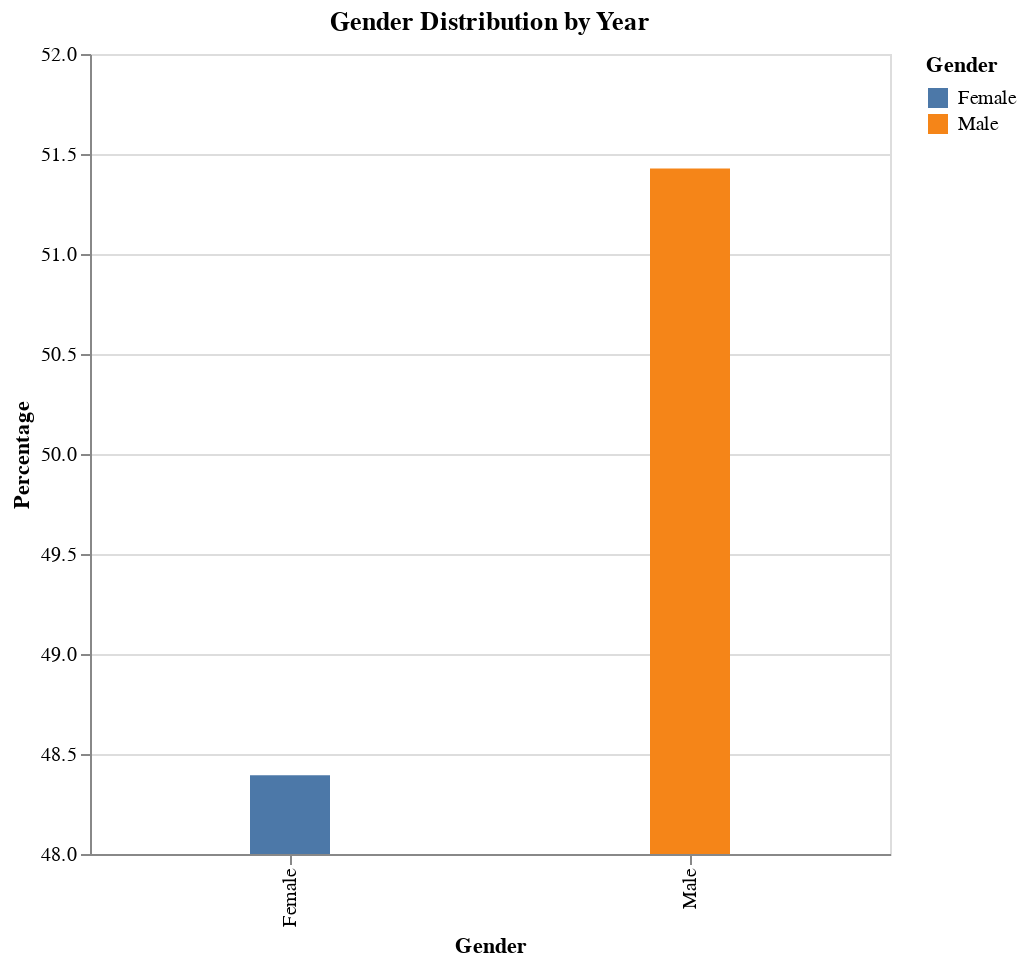

The notebook cell this image was saved under:
### Markdown cell above
The chart looked better. Finally, we added a hover effect to provide more details for the finalization of our interactive gender distribution plot. A similar approach was applied to build the interactive race distribution plot then.

### Code cell
year_dropdown = alt.binding_select(options = df_3_year['YEAR'].unique(), name = "Year: ")
year_select = alt.selection_single(fields = ['YEAR'], bind = year_dropdown, name = "Select", value = 2021)

gender_chart = alt.Chart(df_3_year).transform_fold(
    fold = ['PER_FEMALE', 'PER_MALE'],
    as_ = ['Gender', 'Percentage']
).transform_calculate(
    Gender_Label = "datum.Gender=='PER_FEMALE' ? 'Female' : 'Male'"
).mark_bar(clip = True).encode(
    x = alt.X('Gender_Label:N', title = 'Gender'),
    y = alt.Y('Percentage:Q', title = 'Percentage', scale = alt.Scale(domain = (48, 52))),
    color = alt.Color('Gender:N', legend = alt.Legend(title = 'Gender', labelExpr = "datum.value=='PER_FEMALE' ? 'Female' : 'Male'"),
                      scale = alt.Scale(domain = ['PER_FEMALE', 'PER_MALE'])),
    tooltip = [alt.Tooltip('Percentage:Q', format = '.2f')],
    size = alt.value(40)
).add_selection(
    year_select
).transform_filter(
    year_select
).properties(
    width = 400,
    height = 400,
    title = 'Gender Distribution by Year'
)

#gender_chart.save('gender.json')
gender_chart

### Figure 1 — Vega-Lite specification as saved in the notebook (floating-point values rounded to 4 significant figures)
{"config": {"view": {"continuousWidth": 300, "continuousHeight": 300}}, "data": {"name": "data-52988b207dc3d5b906b177f7ed15b7d6"}, "mark": {"type": "bar", "clip": true}, "encoding": {"color": {"field": "Gender", "legend": {"labelExpr": "datum.value=='PER_FEMALE' ? 'Female' : 'Male'", "title": "Gender"}, "scale": {"domain": ["PER_FEMALE", "PER_MALE"]}, "type": "nominal"}, "size": {"value": 40}, "tooltip": [{"field": "Percentage", "format": ".2f", "type": "quantitative"}], "x": {"field": "Gender_Label", "title": "Gender", "type": "nominal"}, "y": {"field": "Percentage", "scale": {"domain": [48, 52]}, "title": "Percentage", "type": "quantitative"}}, "height": 400, "params": [{"name": "Select", "select": {"type": "point", "fields": ["YEAR"]}, "bind": {"input": "select", "options": [2021.0, 2022.0, 2023.0], "name": "Year: "}, "value": 2021}], "title": "Gender Distribution by Year", "transform": [{"fold": ["PER_FEMALE", "PER_MALE"], "as": ["Gender", "Percentage"]}, {"calculate": "datum.Gender=='PER_FEMALE' ? 'Female' : 'Male'", "as": "Gender_Label"}, {"filter": {"param": "Select"}}], "width": 400, "$schema": "https://vega.github.io/schema/vega-lite/v5.8.0.json", "datasets": {"data-52988b207dc3d5b906b177f7ed15b7d6": [{"YEAR": 2021, "ENTITY_CD": 350800000000.0, "NUM_ELL": 240.9, "PER_ELL": 8.436, "NUM_AM_IND": 18.36, "PER_AM_IND": 0.7248, "NUM_BLACK": 403.9, "PER_BLACK": 16.23, "NUM_HISP": 710.3, "PER_HISP": 25.56, "NUM_ASIAN": 259.3, "PER_ASIAN": 6.986, "NUM_WHITE": 961.3, "PER_WHITE": 47.17, "NUM_Multi": 69.96, "PER_Multi": 3.083, "NUM_SWD": 450.5, "PER_SWD": 19.26, "NUM_FEMALE": 1179.0, "PER_FEMALE": 48.39, "NUM_MALE": 1244.0, "PER_MALE": 51.43, "NUM_NONBINARY": null, "PER_NONBINARY": null, "NUM_ECDIS": 1418.0, "PER_ECDIS": 56.73, "NUM_MIGRANT": 1.56, "PER_MIGRANT": 0.09402, "NUM_HOMELESS": 102.7, "PER_HOMELESS": 4.029, "NUM_FOSTER": 8.725, "PER_FOSTER": 0.418, "NUM_ARMED": 5.631, "PER_ARMED": 0.2593}, {"YEAR": 2022, "ENTITY_CD": 350700000000.0, "NUM_ELL": 247.5, "PER_ELL": 9.021, "NUM_AM_IND": 17.86, "PER_AM_IND": 0.7454, "NUM_BLACK": 384.2, "PER_BLACK": 16.14, "NUM_HISP": 699.4, "PER_HISP": 26.12, "NUM_ASIAN": 252.7, "PER_ASIAN": 7.091, "NUM_WHITE": 930.5, "PER_WHITE": 46.48, "NUM_Multi": 72.7, "PER_Multi": 3.246, "NUM_SWD": 444.2, "PER_SWD": 19.63, "NUM_FEMALE": 1147.0, "PER_FEMALE": 48.4, "NUM_MALE": 1210.0, "PER_MALE": 51.46, "NUM_NONBINARY": 0.27, "PER_NONBINARY": 0.007419, "NUM_ECDIS": 1351.0, "PER_ECDIS": 55.85, "NUM_MIGRANT": 1.663, "PER_MIGRANT": 0.09464, "NUM_HOMELESS": 95.89, "PER_HOMELESS": 3.931, "NUM_FOSTER": 8.545, "PER_FOSTER": 0.4068, "NUM_ARMED": 7.539, "PER_ARMED": 0.3031}, {"YEAR": 2023, "ENTITY_CD": 350700000000.0, "NUM_ELL": 244.8, "PER_ELL": 9.111, "NUM_AM_IND": 17.73, "PER_AM_IND": 0.7429, "NUM_BLACK": 370.7, "PER_BLACK": 16.05, "NUM_HISP": 703.8, "PER_HISP": 26.67, "NUM_ASIAN": 252.1, "PER_ASIAN": 7.179, "NUM_WHITE": 907.5, "PER_WHITE": 45.79, "NUM_Multi": 74.53, "PER_Multi": 3.373, "NUM_SWD": 445.9, "PER_SWD": 20.11, "NUM_FEMALE": 1131.0, "PER_FEMALE": 48.42, "NUM_MALE": 1194.0, "PER_MALE": 51.4, "NUM_NONBINARY": 0.7539, "PER_NONBINARY": 0.02132, "NUM_ECDIS": 1376.0, "PER_ECDIS": 58.15, "NUM_MIGRANT": 1.77, "PER_MIGRANT": 0.1025, "NUM_HOMELESS": 115.4, "PER_HOMELESS": 4.948, "NUM_FOSTER": 8.139, "PER_FOSTER": 0.39, "NUM_ARMED": 8.737, "PER_ARMED": 0.3432}]}}
